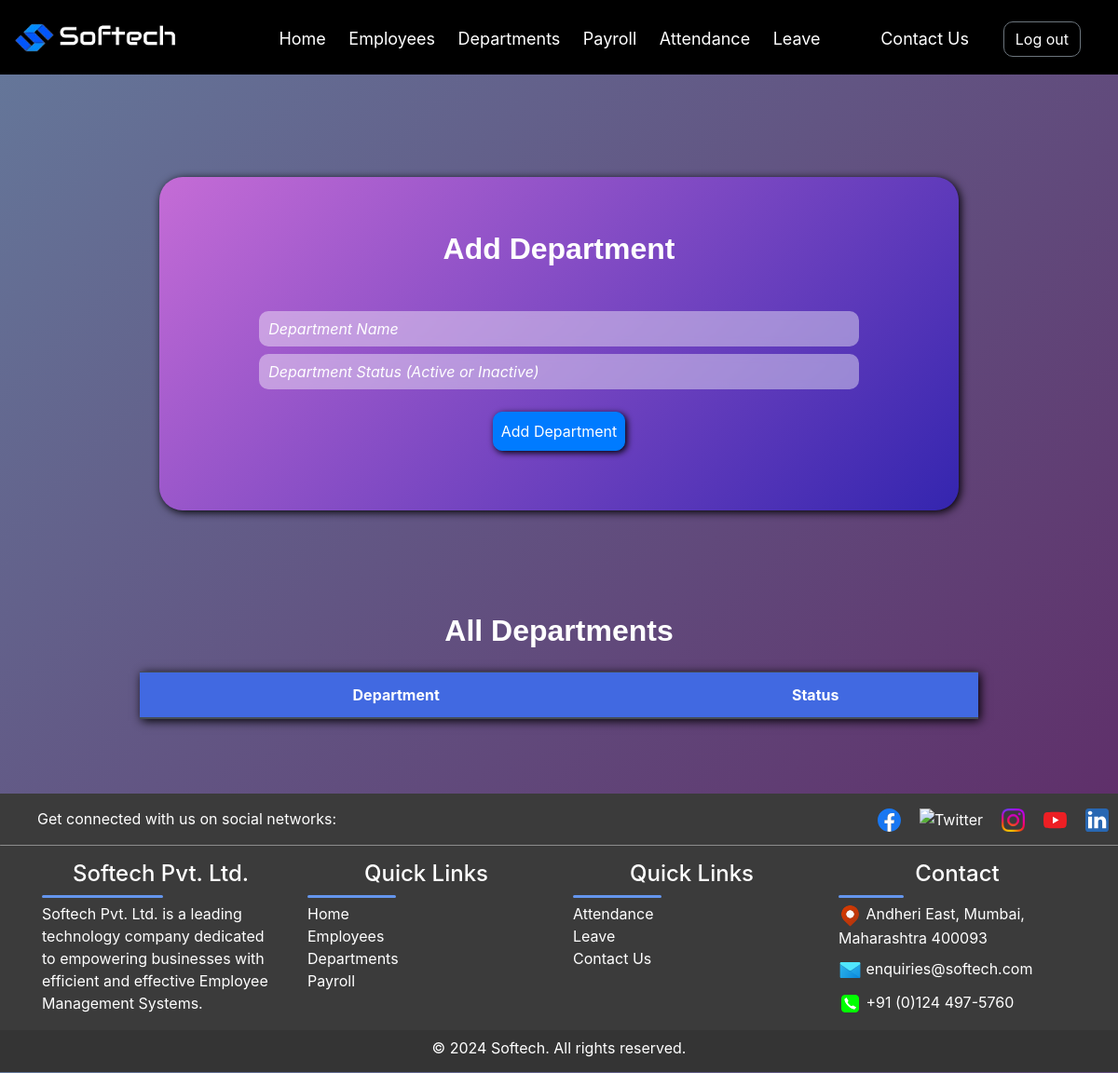
The page /department on the database as committed earlier.
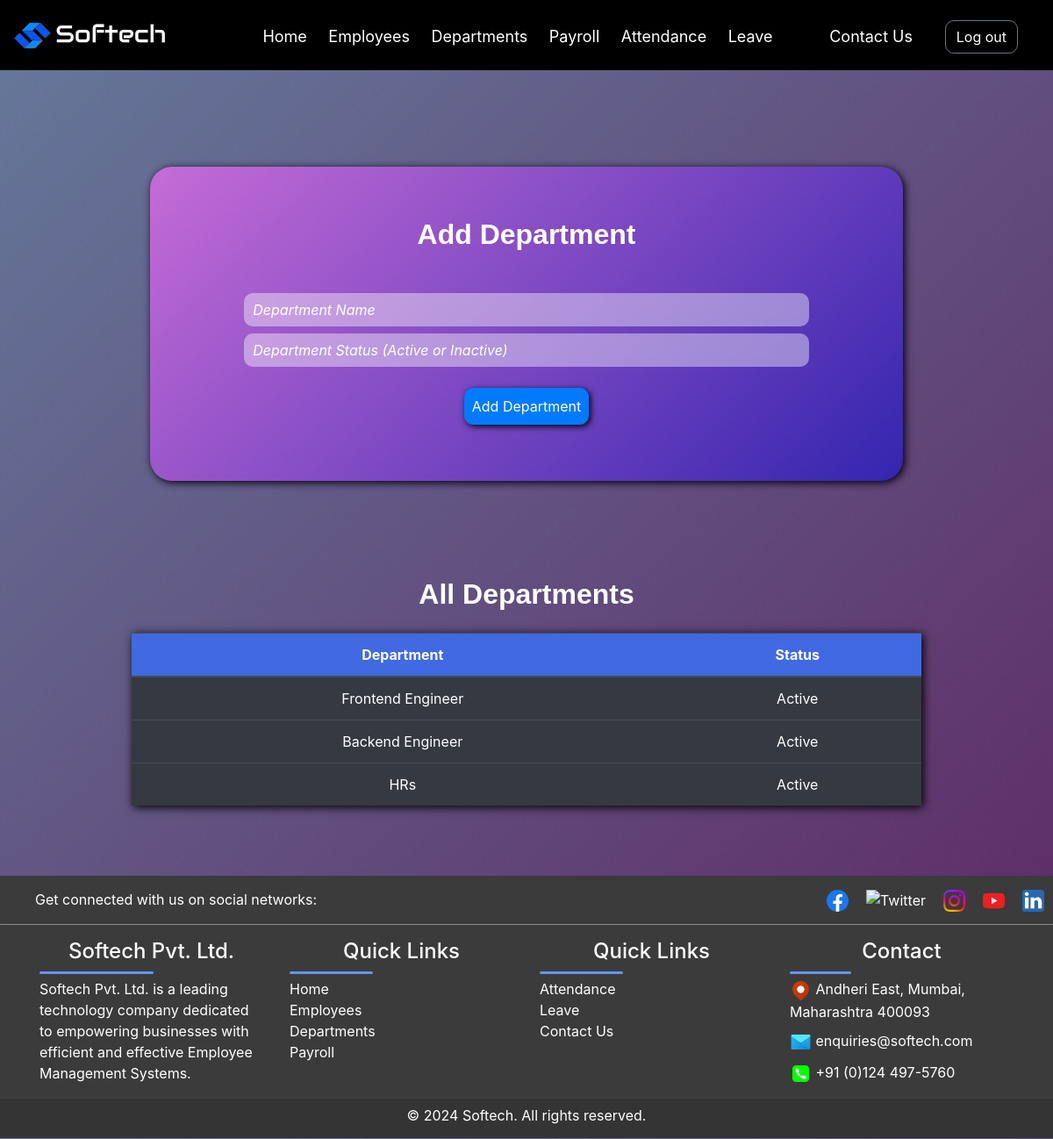
The same page on the database as committed later.
### app/models.py (models this page shows)
class Departments(models.Model):
      department_name = models.CharField(max_length=100, primary_key=True)
      department_status = models.CharField(max_length=100)

### app/views.py (the view, shortened to what this page needs)
# urls.py: path('department', views.department_page,name="department"),
def department_page(request):
    departments=Departments.objects.all()
    form=DepartmentForm()
    context = {'form':form,'department':departments}
    return render(request, 'app/departments.html', context)

### app/forms.py
class DepartmentForm(forms.ModelForm):
    class Meta:
        model=Departments
        fields={'department_name','department_status'}
        widgets = {
                'department_name': forms.TextInput(attrs={
                    'id': 'newDept',
                    'type': 'text',
                    'placeholder': 'Department Name',
                    'class': 'form-control mb-2 w-75 mx-auto'
                }),
                'department_status': forms.TextInput(attrs={
                    'id': 'deptStatus',
                    'type': 'text',
                    'placeholder': 'Department Status (Active or Inactive)',
                    'class': 'form-control mb-2 w-75 mx-auto'
                }),
            }

### app/templates/app/departments.html (shortened to what this page needs)
{% extends "base_template/base.html" %}
{% load static %}
{% block content %}
            <div class="bg-body py-5 text-center" id="formbackground">
                <h2 class="fs-3 fw-bold text-decoration-underline mb-5">Add Department</h2>
                <form class="form-group" method="POST">
                    {{form.department_name}}
                    {{form.department_status}}
                    <div class="buttons w-75 mx-auto">
                        <div>
                            <div>
                            <button class="btn btn-primary mt-3 p-2 justify-content-center" type="submit" id="addDeptBtn">Add Department</button>
                            </div>
                        </div>
                    </div>
                  </form>
            </div>
            <div class="w-auto mx-auto">
                <h2 class="fs-3 fw-bold text-decoration-underline mb-2 mt-5">All Departments</h2>
                <table class="table table-dark table-hover mt-4 mb-5 text-center w-75">
                   <thead class="fw-bold">
                    <th>Department</th>
                    <th>Status</th>
                   </thead>
                   <tbody id="DeptTable">
                    {% for d in department %}
                      <tr>
                        <td>{{d.department_name}}</td>
                        <td>{{d.department_status}}</td>
                      </tr>
                      {% endfor %}
                   </tbody>
                </table>
             </div>
        {% endblock content %}

Rows that differ between the two databases and show on the page:
added Departments: department_name "Frontend Engineer", department_status "Active"
added Departments: department_name "Backend Engineer", department_status "Active"
added Departments: department_name "HRs", department_status "Active"
